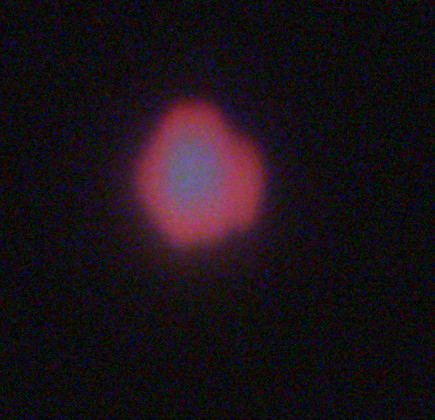
#> input picture imgTest/spot_silice_1.jpg, 435 x 420 px
$ python spotShapeDetec.py
#> lines starting #> are read from the running program, lines starting #| are printed output that depends on the picture; after the words box and inside, x2 and y2 are one past the last pixel; in counts of white or black regions, pixels touching at a corner belong together
#! usr/bin/python3
# -*- coding: utf-8 -*-
# author : Gabriel Couture
"""
    Automatisation of the shape detection of
    the generated plasma
"""

import numpy as np
from PIL import Image
from skimage import filters
from skimage.segmentation import active_contour
from scipy import signal as sig


# kernel_test = np.array([[0, 1, 0], [1, -4, 1], [0, -1, 0]])

kernel_test = np.array([[1, 2, 1], [1, -4, 1], [1, -2, 1]])


def round_score(file_name, target_file_name, save_calibration = False, target_directory = "ScreenCaps_contour"):
    """
        the function takes an images and try to
        quantify the roundness of the photo generated
        plasma

        arguments:
            file_name        : string | name of the file
            target_file_name : string | result file's name

        return:
            float | roundness score of the generated plasma
    """
#> called with file_name = 'imgTest/spot_silice_1.jpg', target_file_name = 'imgTest/img_test_silice_1.png', save_calibration = False, target_directory = 'ScreenCaps_contour'
    try:
        img = Image.open(file_name).convert('L')
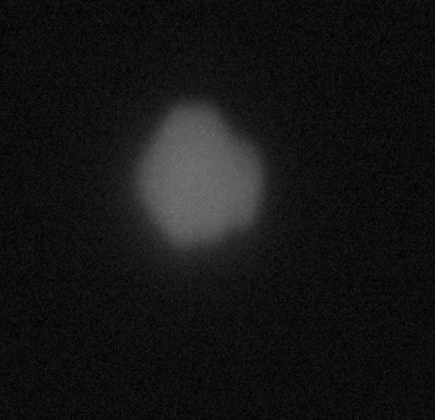
#> img: PIL image 435x420 L; min 0, max 121, mean 21
    except:
        raise NameError("The script failed to open the image")

    # (width, height) = img.size
    img_arr = np.asarray(img).copy()  # copy to avoid working on the original data
    img_arrN = img_arr/255

    # finding the maximum value of the array
    max_value_of_array = 0
    for i in img_arrN:
        if max(i) > max_value_of_array:
            max_value_of_array = max(i)
#> this loop made 420 passes
#> max_value_of_array on passes 1, 4, 30, 31, 95, 96, 99, 100, 101, 103, 104, 105: 0.11, 0.118, 0.133, 0.141, 0.149, 0.161, 0.165, 0.173, 0.18, 0.196, 0.212, 0.224
#> after the loop, max_value_of_array = 0.475


    # renormalization with the maximum value
    for i in range(len(img_arrN)):
        for j in range(len(img_arrN[0])):
            img_arrN[i, j] = img_arrN[i, j] / max_value_of_array
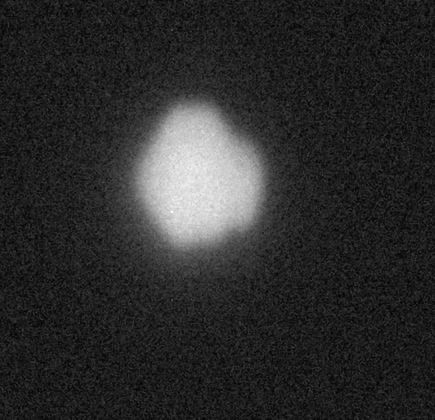
#> img_arrN: shape (420, 435) float64; min 0, max 1, mean 0.173


    # we applied some filters
    img_arrN = filters.gaussian(img_arrN, 2)
    img_arrN = abs(sig.convolve(img_arrN, kernel_test))
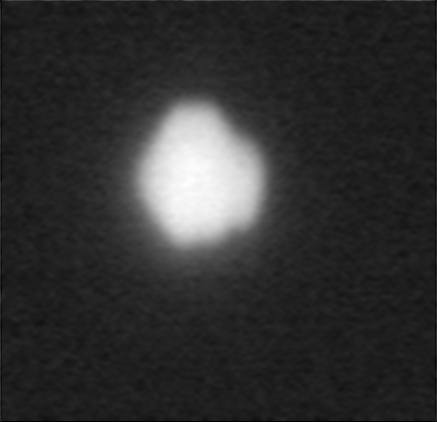
#> img_arrN: shape (422, 437) float64; min 1.65e-05, max 1.8, mean 0.345; drawn with min black and max white


    # contrast
    img_arrN = np.int8(img_arrN)
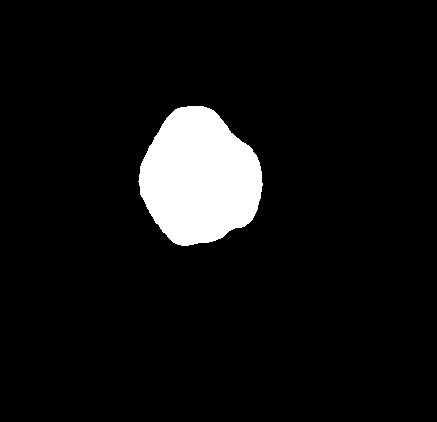
#> img_arrN: shape (422, 437) int8; values 0 (black) and 1 (white), 6.9% white; 1 white region, box (x1, y1, x2, y2) and area: (138, 106, 263, 246) 12749


    # countour detecting
    crit = 0.02
    ct = np.zeros(shape=img_arrN.shape)
    for i in range(len(img_arrN) - 1):
        for j in range(len(img_arrN[0]) - 1):
            if abs(img_arrN[i+1, j] - img_arrN[i, j]) > crit:
                ct[i, j] = 1
            if abs(img_arrN[i, j+1] - img_arrN[i, j]) > crit:
                ct[i, j] = 1
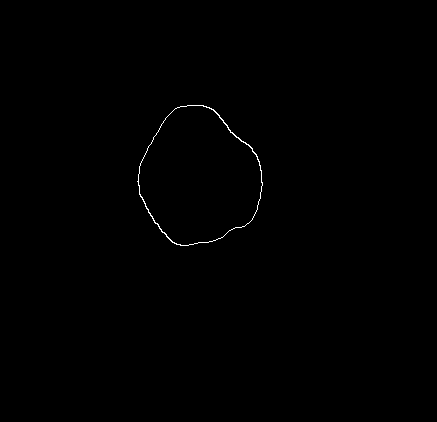
#> ct: shape (422, 437) float64; values 0 (black) and 1 (white), 0.25% white in thin lines or dots, all inside (x1, y1, x2, y2) = (137, 105, 263, 246)

    #find the true center
    idx_h = np.sum(ct,axis=0)
#> idx_h = 437 values, max 19 at index 261, min 0 at index 0, mean 1.04
    idx_v = np.sum(ct,axis=1)
#> idx_v = 422 values, max 17 at index 105, min 0 at index 0, mean 1.07
    count = 0
    total_h = 0
    for x in idx_h:
        count += 1
        if x != 0:
            total_h += count
#> this loop made 437 passes
#> total_h on passes 138 to 149: 138, 277, 417, 558, 700, 843, 987, 1132, 1278, 1425, 1573, 1722
#> after the loop, count = 437; total_h = 25263
    if (np.count_nonzero(idx_h) == 0) or (np.count_nonzero(idx_v) == 0):
        return 0
    center_x = total_h/np.count_nonzero(idx_h)
#> center_x = 200.5
    total_v = 0
    count = 0
    for x in idx_v:
        count += 1
        if x != 0:
            total_v += count
#> this loop made 422 passes
#> total_v on passes 106 to 117: 106, 213, 321, 430, 540, 651, 763, 876, 990, 1105, 1221, 1338
#> after the loop, count = 422; total_v = 24816
    center_y = total_v/np.count_nonzero(idx_v)
#> center_y = 176
    center = [center_y, center_x]
#> center = [176, 200.5]

    # calculate the mean radius and the score
    radius = []
    for i in range(len(ct)):
        for j in range(len(ct[0])):
            if ct[i, j] == 1:
                radius.append(np.sqrt((i - center[0])**2 + (j - center[1])**2))
#> after the loop, radius = 453 values, max 72.94 at index 17, min 52.74 at index 122, mean 63.59

    radius_mean = np.mean(radius)
#> radius_mean = 63.59
    # radius /= radius_mean
    score = 0
    if radius_mean < 0.1:
        return 0
    for i in radius:
        score += abs(i - radius_mean)/radius_mean
#> this loop made 453 passes
#> (i, score) on passes 1 to 3: (72.27, 0.136), (72.09, 0.27), (71.93, 0.401)
#> after the loop, score = 27.4

    # [8 lines of commented-out code are left out]


    img_gs = Image.fromarray(np.uint8(ct)*255)
    img_gs.save("{}/{}".format(target_directory,  target_file_name))

    if save_calibration:
        calibration_visualisation(radius_mean, center, img_arrN.shape,
                                  ct, target_file_name, target_directory)

    return score/len(radius)

def calibration_visualisation(radius, center, image_shape, contour, filename, directory):
    '''
    Affiches la figure de contour ainsi que le centre et le cercle sur lequel les
    calculs de score sont effectués.
    :param radius: Rayon du cercle du calcul de score
    :param center: Centre du cercle du calcul de score
    :param image_shape: Hauteur et largeur de l'image
    :param contour: Contour trouvé précédemment
    :return: None
    '''

    ct = np.zeros(shape=image_shape)

    for x in range(image_shape[0]):
        for y in range(image_shape[1]):
            #dessine la croix du centre
            if (x < center[0] + radius//4 and x > center[0] - radius//4 and y < int(center[1]) + 2 and y > int(center[1]) - 2) \
                or (y < center[1] + radius//4 and y > center[1] - radius//4 and x < int(center[0])+ 2 and x > int(center[0]) - 2):
                ct[x][y] = 1
            #dessine le cercle de calibration
            if (x-center[0])**2 + (y-center[1])**2 < (radius + 1)**2 and (x-center[0])**2 + (y-center[1])**2 > (radius-1)**2:
                ct[x][y] = 1

    #superpose la bitmap et montre
    total = ct+contour
    for x in range(total.shape[0]):
        for y in range(total.shape[1]):
            if total[x][y] != 0:
                total[x][y] = 255

    Image.fromarray(np.uint8(total)).save("{}/Calibration/{}".format(directory,filename))
    return None

if __name__ == "__main__":
    names_list = [["imgTest/spot_silice_1.jpg", "imgTest/img_test_silice_1.png"],
                   ["imgTest/spot_BGG_1.png", "imgTest/img_test_BGG_1.png"]]
                   # ["imgTest/spot_BGG_2.png", "imgTest/img_test_BGG_2.png"],
                   # ["imgTest/spot_BGG_3.png", "imgTest/img_test_BGG_3.png"],
                   # ["imgTest/spot_BGG_4.png", "imgTest/img_test_BGG_4.png"],
                   # ["imgTest/spot_BGG_5.png", "imgTest/img_test_BGG_5.png"]]

    for name in names_list:
        round_score(name[0], name[1])
#> pass 2 of the loop `for name in names_list:`:
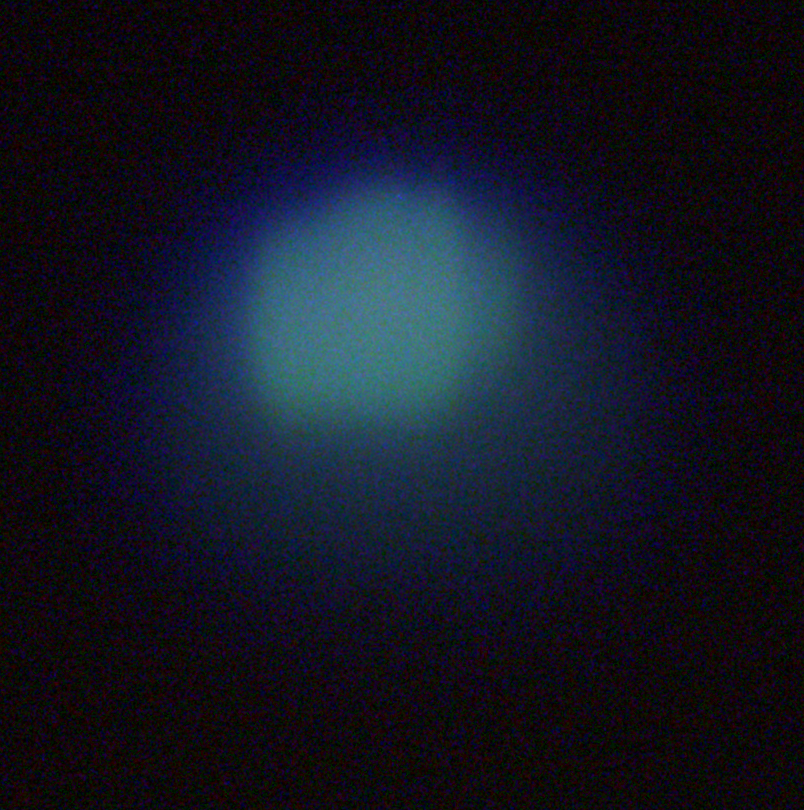
#> input picture imgTest/spot_BGG_1.png, 804 x 810 px
#> in round_score (call 2), `img = Image.open(file_name).convert('L')`:
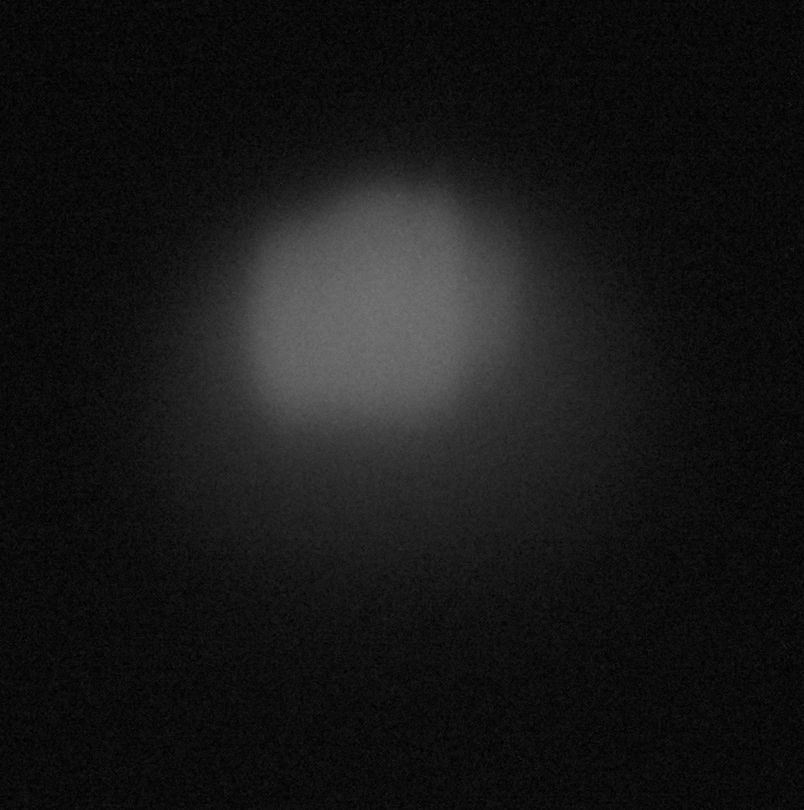
#> img: PIL image 804x810 L; min 0, max 116, mean 22.8
#> the loop in round_score (call 2), `for i in img_arrN:` made 810 passes
#> max_value_of_array on passes 1, 2, 8, 45, 46, 104, 154, 158: 0.0902, 0.0941, 0.102, 0.11, 0.114, 0.125, 0.129, 0.133
#> after the loop in round_score (call 2), `for i in img_arrN:`: max_value_of_array = 0.455
#> after the loop in round_score (call 2), `for i in range(len(img_arrN) - 1):`:
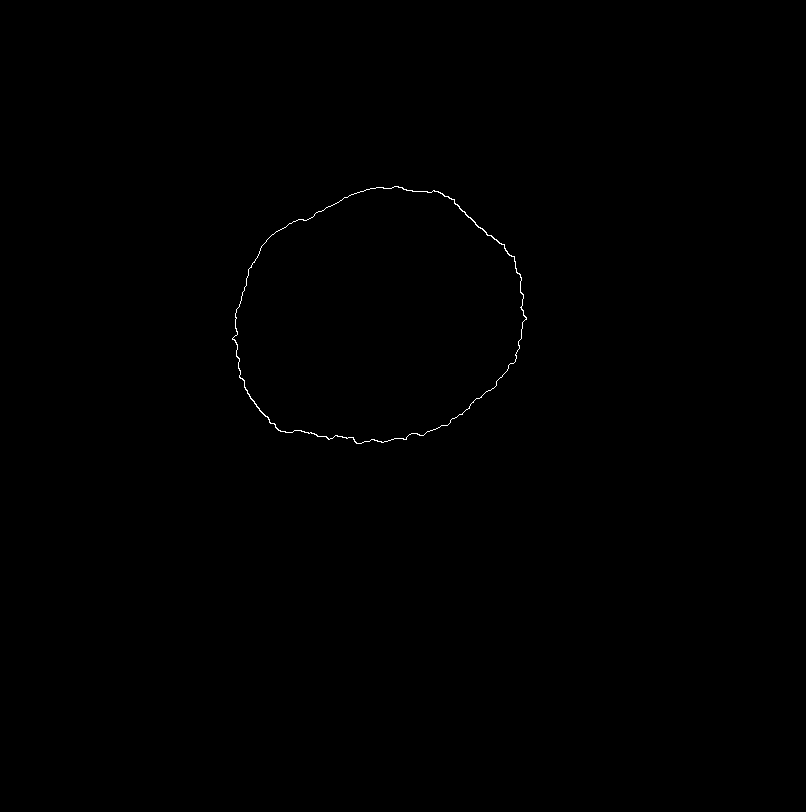
#> ct: shape (812, 806) float64; values 0 (black) and 1 (white), 0.15% white in thin lines or dots, all inside (x1, y1, x2, y2) = (232, 186, 527, 444)
#> idx_h = 806 values, max 21 at index 236, min 0 at index 0, mean 1.21
#> idx_v = 812 values, max 26 at index 191, min 0 at index 0, mean 1.2
#> the loop in round_score (call 2), `for x in idx_h:` made 806 passes
#> total_h on passes 233 to 240: 233, 467, 702, 938, 1175, 1413, 1652, 1892
#> after the loop in round_score (call 2), `for x in idx_h:`: count = 806; total_h = 112100
#> center_x = 380
#> the loop in round_score (call 2), `for x in idx_v:` made 812 passes
#> total_v on passes 187 to 194: 187, 375, 564, 754, 945, 1137, 1330, 1524
#> the loop in round_score (call 2), `for i in radius:` made 975 passes
#> i on passes 1 to 3: 130.3, 130.4, 130.5
